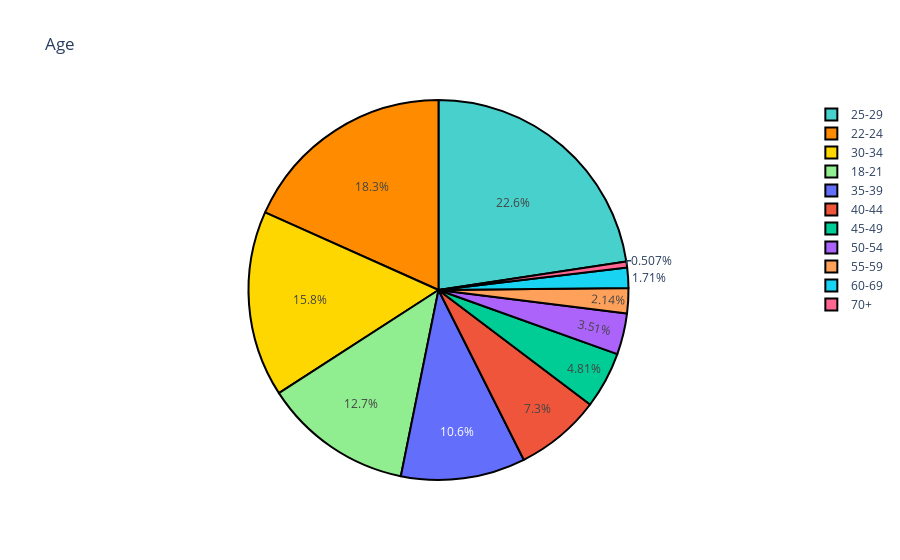

Notebook code for this chart:
### Code cell
# age distribution:
agedist = df['age'].value_counts()
colors = ['mediumturquoise', 'darkorange', 'gold', 'lightgreen']
trace = go.Pie(values=(np.array(agedist)),labels=agedist.index)
layout = go.Layout(title='Age')
data = [trace]
fig = go.Figure(trace,layout)
fig.update_traces(marker=dict(colors=colors, line=dict(color='#000000', width=2)))
fig.show()
py.plot(fig,filename="age-distribution.html")

### Figure 1 — Plotly figure (JSON) as saved in the notebook; plotly's stock layout.template omitted (floating-point values rounded to 4 significant figures)
{"data": [{"labels": ["25-29", "22-24", "30-34", "18-21", "35-39", "40-44", "45-49", "50-54", "55-59", "60-69", "70+"], "marker": {"colors": ["mediumturquoise", "darkorange", "gold", "lightgreen"], "line": {"color": "#000000", "width": 2}}, "type": "pie", "values": [4458, 3610, 3120, 2502, 2087, 1439, 949, 692, 422, 338, 100]}], "layout": {"title": {"text": "Age"}}}
